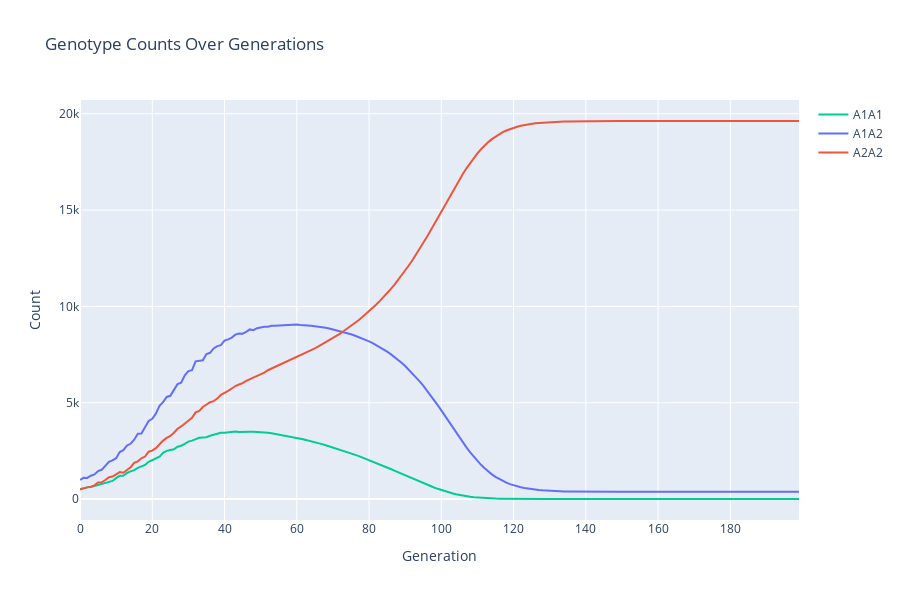
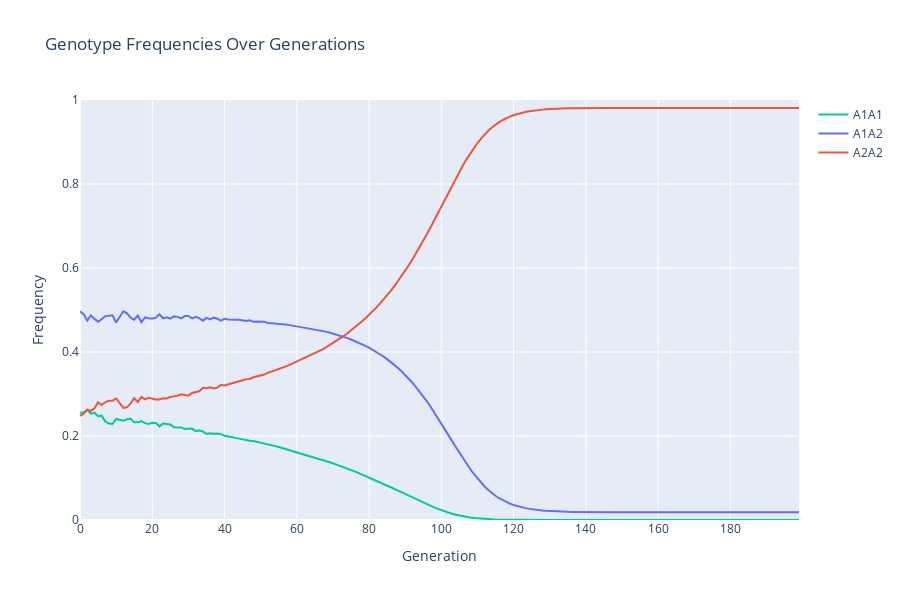
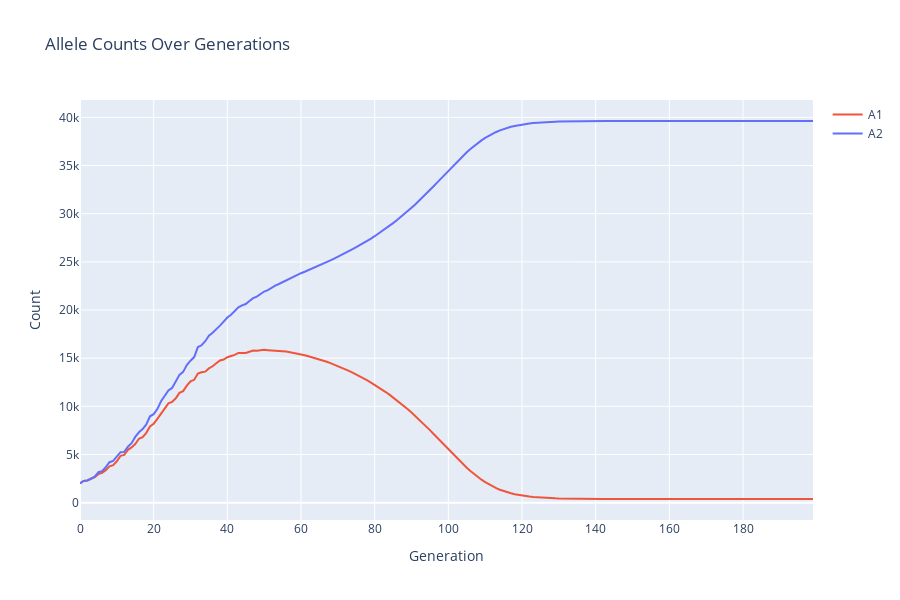
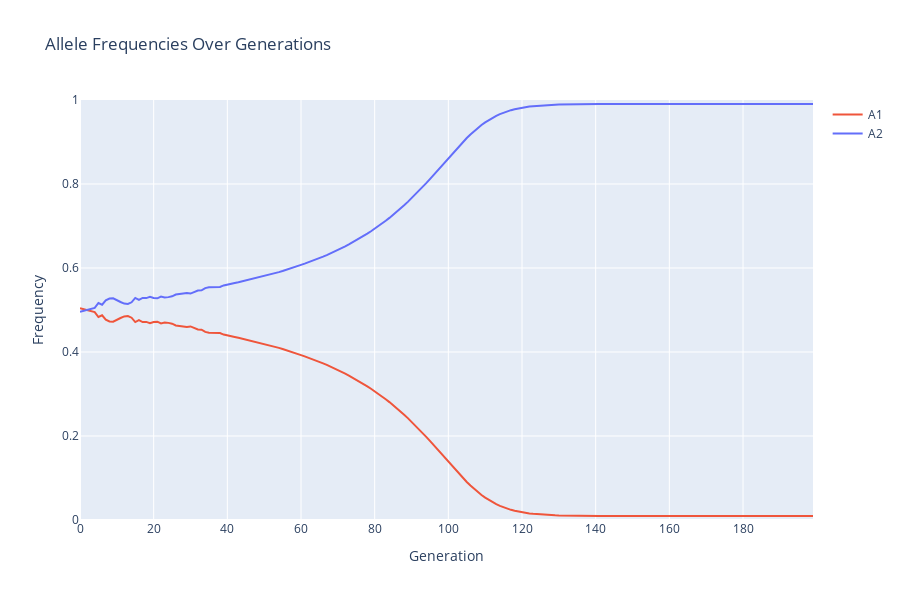

Notebook cell for these charts, in order:
### Code cell
pg = PopGen()
pg.genotype_data = {
    (('A1', 'A1'),) : {'Nm': 250, 'Nf': 250, 'fitness': 1.0, 'covariance': 0.1},
    (('A1', 'A2'),) : {'Nm': 500, 'Nf': 500, 'fitness': 1.0, 'covariance': 0.1},
    (('A2', 'A2'),) : {'Nm': 250, 'Nf': 250, 'fitness': 1.0, 'covariance': 0.1},
}
pg.growth_rate = 1.1
pg.growth_rate=0.1
pg.mutation_rate=0.01
pg.carrying_capacity = 20000
pg.max_drift=0.1

pg.run(200)
pg.plot_genotype_counts()
pg.plot_genotype_frequencies()
pg.plot_allele_counts()
pg.plot_allele_frequencies()
pg.plot_population_sizes()
pg.plot_effective_population_sizes()
pg.plot_average_fitness()

### Figure 1 — Plotly figure (JSON) as saved in the notebook; plotly's stock layout.template omitted (floating-point values rounded to 4 significant figures; data arrays with more than 128 entries replaced by an {"elided": "..."} marker saying what was removed)
{"data": [{"hoverinfo": "text", "line": {"color": "#00CC96"}, "mode": "lines", "name": "A1A1", "text": {"elided": "200 str values"}, "type": "scatter", "x": {"elided": "200 int values"}, "y": {"elided": "200 int values"}}, {"hoverinfo": "text", "line": {"color": "#636EFA"}, "mode": "lines", "name": "A1A2", "text": {"elided": "200 str values"}, "type": "scatter", "x": {"elided": "200 int values"}, "y": {"elided": "200 int values"}}, {"hoverinfo": "text", "line": {"color": "#EF553B"}, "mode": "lines", "name": "A2A2", "text": {"elided": "200 str values"}, "type": "scatter", "x": {"elided": "200 int values"}, "y": {"elided": "200 int values"}}], "layout": {"height": 600, "hovermode": "closest", "title": {"text": "Genotype Counts Over Generations"}, "xaxis": {"title": {"text": "Generation"}}, "yaxis": {"title": {"text": "Count"}}}}

### Figure 2 — Plotly figure (JSON) as saved in the notebook; plotly's stock layout.template omitted (floating-point values rounded to 4 significant figures; data arrays with more than 128 entries replaced by an {"elided": "..."} marker saying what was removed)
{"data": [{"hoverinfo": "text", "line": {"color": "#00CC96"}, "mode": "lines", "name": "A1A1", "text": {"elided": "200 str values"}, "type": "scatter", "x": {"elided": "200 int values"}, "y": {"elided": "200 float values"}}, {"hoverinfo": "text", "line": {"color": "#636EFA"}, "mode": "lines", "name": "A1A2", "text": {"elided": "200 str values"}, "type": "scatter", "x": {"elided": "200 int values"}, "y": {"elided": "200 float values"}}, {"hoverinfo": "text", "line": {"color": "#EF553B"}, "mode": "lines", "name": "A2A2", "text": {"elided": "200 str values"}, "type": "scatter", "x": {"elided": "200 int values"}, "y": {"elided": "200 float values"}}], "layout": {"height": 600, "hovermode": "closest", "title": {"text": "Genotype Frequencies Over Generations"}, "xaxis": {"title": {"text": "Generation"}}, "yaxis": {"range": [0, 1], "title": {"text": "Frequency"}}}}

### Figure 3 — Plotly figure (JSON) as saved in the notebook; plotly's stock layout.template omitted (floating-point values rounded to 4 significant figures; data arrays with more than 128 entries replaced by an {"elided": "..."} marker saying what was removed)
{"data": [{"hoverinfo": "text", "line": {"color": "#EF553B"}, "mode": "lines", "name": "A1", "text": {"elided": "200 str values"}, "type": "scatter", "x": {"elided": "200 int values"}, "y": {"elided": "200 int values"}}, {"hoverinfo": "text", "line": {"color": "#636EFA"}, "mode": "lines", "name": "A2", "text": {"elided": "200 str values"}, "type": "scatter", "x": {"elided": "200 int values"}, "y": {"elided": "200 int values"}}], "layout": {"height": 600, "hovermode": "closest", "title": {"text": "Allele Counts Over Generations"}, "xaxis": {"title": {"text": "Generation"}}, "yaxis": {"title": {"text": "Count"}}}}

### Figure 4 — Plotly figure (JSON) as saved in the notebook; plotly's stock layout.template omitted (floating-point values rounded to 4 significant figures; data arrays with more than 128 entries replaced by an {"elided": "..."} marker saying what was removed)
{"data": [{"hoverinfo": "text", "line": {"color": "#EF553B"}, "mode": "lines", "name": "A1", "text": {"elided": "200 str values"}, "type": "scatter", "x": {"elided": "200 int values"}, "y": {"elided": "200 float values"}}, {"hoverinfo": "text", "line": {"color": "#636EFA"}, "mode": "lines", "name": "A2", "text": {"elided": "200 str values"}, "type": "scatter", "x": {"elided": "200 int values"}, "y": {"elided": "200 float values"}}], "layout": {"height": 600, "hovermode": "closest", "title": {"text": "Allele Frequencies Over Generations"}, "xaxis": {"title": {"text": "Generation"}}, "yaxis": {"range": [0, 1], "title": {"text": "Frequency"}}}}
